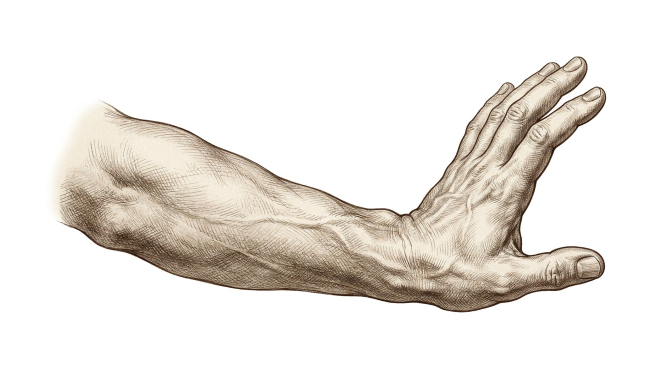
#> input picture sisyphus/src/hand_push.jpg, 1344 x 756 px (shown at 1/2 size)
$ python prep_12.py
#> lines starting #> are read from the running program, lines starting #| are printed output that depends on the picture; after the words box and inside, x2 and y2 are one past the last pixel; in counts of white or black regions, pixels touching at a corner belong together
### sisyphus/basira_engine.py
"""basira_engine.py - torn-paper stop-motion engine for بصيرة videos."""
import os, math, functools
import numpy as np
from PIL import Image, ImageDraw, ImageFont, ImageFilter, ImageEnhance
from scipy import ndimage

W, H, FPS = 1920, 1080, 12
NAVY = (24, 34, 54)
CREAM = (244, 236, 220)
INK = (22, 30, 48)
BRICK = (178, 62, 42)
GOLD = (214, 168, 72)
ROOT = "."
FONT = None

def setup(root, font):
#> called with root = 'proj', font = 'font/ReemKufi-Bold.ttf'
    global ROOT, FONT
    ROOT, FONT = root, font
    for d in ("cut", "bg", "frames"):
        os.makedirs(os.path.join(ROOT, d), exist_ok=True)

# ------------------------------------------------------------------ cut-outs
def cutout(name, src, border=10, seed=7, min_hole=2500, hole_margin=None):
    """White-background illustration -> transparent PNG with a rough cream paper border.
    Big white gaps (between two figures, inside an arm) stay see-through instead of turning white/cream."""
#> called with name = 'hand_push', src = 'src/hand_push.jpg', border = 10, seed = 7, min_hole = 2500
    rng = np.random.default_rng(seed)
    im = Image.open(src).convert("RGB")
#> im is the input picture: PIL image 1344x756 RGB; mean R, G, B 236.2, 231.9, 226.7
    a = np.asarray(im).astype(np.int16)
    white = (a.min(axis=2) > 228) & ((a.max(axis=2) - a.min(axis=2)) < 30)
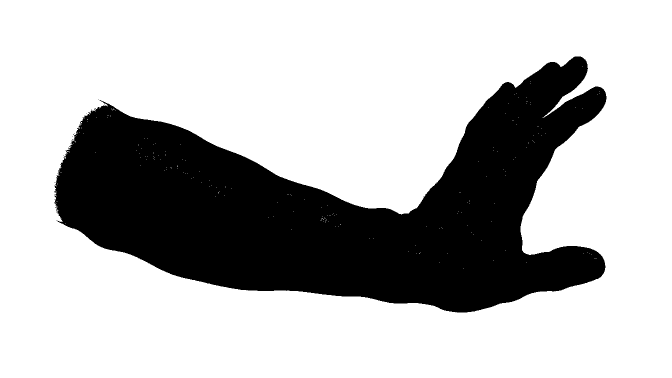
#> white: shape (756, 1344) bool (shown at 1/2 size); 72.3% white; 16 black regions (15 under 20 px), largest, box (x1, y1, x2, y2) and area: (108, 113, 1213, 625) 281730
    lab, _ = ndimage.label(white)
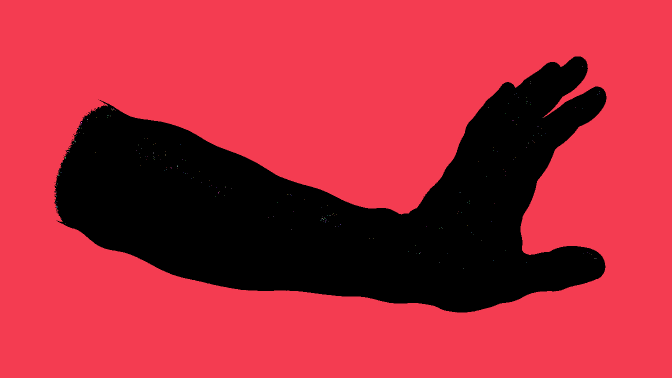
#> lab: shape (756, 1344) int32 (shown at 1/2 size); 239 distinct labels, from 0 to 238; one colour per label, 0 black
    edge = set(np.unique(np.concatenate([lab[0], lab[-1], lab[:, 0], lab[:, -1]]))) - {0}
#> edge = 1 item
    wsz = ndimage.sum(white, lab, range(1, lab.max() + 1))
#> wsz = 238 values, max 734032 at index 0, min 1 at index 1, mean 3085.4
    big_holes = set(np.where(wsz > min_hole)[0] + 1) - edge
#> big_holes = 0 items
    bg = np.isin(lab, list(edge | big_holes))
#> bg: shape (756, 1344) bool; 72.2% white; 16 black regions (15 under 20 px), largest, box (x1, y1, x2, y2) and area: (108, 113, 1213, 625) 282014
    fg = ~bg
    fg = ndimage.binary_opening(fg, iterations=1)
#> fg: shape (756, 1344) bool; 27.7% white; 1 white region, box (x1, y1, x2, y2) and area: (109, 113, 1213, 625) 281894
    lab2, n2 = ndimage.label(fg)
#> n2 = 1
    if n2:
        sizes = ndimage.sum(fg, lab2, range(1, n2 + 1))
#> sizes = [281894]
        fg = np.isin(lab2, np.where(sizes > 400)[0] + 1)
    fg = ndimage.binary_fill_holes(ndimage.binary_closing(fg, iterations=6)) & ~ndimage.binary_erosion(bg, iterations=8)
#> fg: shape (756, 1344) bool; 27.8% white; 1 white region, box (x1, y1, x2, y2) and area: (109, 113, 1213, 625) 282221
    dist = ndimage.distance_transform_edt(~fg)
    n1 = ndimage.gaussian_filter(rng.standard_normal(fg.shape), 6); n1 /= np.abs(n1).max() + 1e-6
    n2_ = ndimage.gaussian_filter(rng.standard_normal(fg.shape), 1.2); n2_ /= np.abs(n2_).max() + 1e-6
    paper = ndimage.binary_fill_holes(dist <= border + 5 * n1 + 2 * n2_)
#> paper: shape (756, 1344) bool; 31% white; 1 white region, box (x1, y1, x2, y2) and area: (98, 104, 1223, 634) 315242
    if hole_margin is None:
        paper &= ~ndimage.binary_erosion(bg, iterations=border + 6)   # keep real gaps see-through
#> paper: shape (756, 1344) bool; 31% white; 1 white region, box (x1, y1, x2, y2) and area: (98, 104, 1223, 634) 315231
    else:   # small gaps (inside chain links): only a thin rim of paper around them
        edge_bg = np.isin(lab, list(edge))
        paper &= ~ndimage.binary_erosion(edge_bg, iterations=border + 6)
        holes = bg & ~edge_bg
        paper &= ~ndimage.binary_erosion(holes, iterations=hole_margin)
        fg &= ~ndimage.binary_erosion(holes, iterations=hole_margin)
    rgba = np.zeros(fg.shape + (4,), np.uint8)
    rgba[paper, :3] = CREAM; rgba[paper, 3] = 255
    rgba[fg, :3] = np.asarray(im)[fg]
    ys, xs = np.where(paper)
    y0, y1 = max(ys.min() - 30, 0), ys.max() + 30
#> y0 = 74; y1 = 663
    x0, x1 = max(xs.min() - 30, 0), xs.max() + 30
#> x0 = 68; x1 = 1252
    Image.fromarray(rgba[y0:y1, x0:x1], "RGBA").save(os.path.join(ROOT, "cut", name + ".png"))

def cutout_all(mapping, **kw):
    for k, v in mapping.items():
        cutout(k, v, **kw)

@functools.lru_cache(None)
def load(name):
    return Image.open(os.path.join(ROOT, "cut", name + ".png")).convert("RGBA")

# [32 lines left out: functions scaled, pieces, piece_h, match_orange, not called in this run]

# ------------------------------------------------------------------ textures
_rng = np.random.default_rng(3)
def _texture():
    h, w = H + 200, W + 200
    low = ndimage.gaussian_filter(_rng.standard_normal((h, w)), 40); low /= np.abs(low).max()
    mid = ndimage.gaussian_filter(_rng.standard_normal((h, w)), 3); mid /= np.abs(mid).max()
    fib = np.zeros((h, w))
    for _ in range(900):
        x, y = _rng.integers(0, w), _rng.integers(0, h)
        L = _rng.integers(10, 40); ang = _rng.uniform(0, math.pi)
        for t in range(L):
            xx, yy = int(x + t * math.cos(ang)), int(y + t * math.sin(ang))
            if 0 <= xx < w and 0 <= yy < h: fib[yy, xx] = 1
    return low * 10 + mid * 5 + ndimage.gaussian_filter(fib, 0.7) * 14
TEX = _texture()
_yy, _xx = np.mgrid[0:H, 0:W]
VIG = (1 - 0.38 * (((_xx - W / 2) / (W / 2)) ** 2 + ((_yy - H / 2) / (H / 2)) ** 2) ** 1.2)[..., None]

# [31 lines left out: functions paper_bg, bg_img, image_bg, not called in this run]

# ------------------------------------------------------------------ placing things
def jit(f, seed, px=2.5, deg=0.6):
    r = np.random.default_rng(seed * 7919 + f)
    return r.normal(0, px), r.normal(0, px), r.normal(0, deg)

# [31 lines left out: functions step, safe, paste, walk_in, not called in this run]

def drop_in(canvas, name, h, t, t0, t1, x, y_to, f, seed=4):
    k = step(t, t0, t1)
    paste(canvas, scaled(name, h), x, -h + (y_to + h) * k, seed=seed, f=f)

# [55 lines left out: functions pivot_paste, confetti, water_bands, torn_poly, make_phone, glow_spot, not called in this run]

# ------------------------------------------------------------------ word-by-word labels
class Label:
    """Cream torn strip; words ink in at `times` (when the narrator says them); red_words in brick red."""
    def __init__(self, text, red_words=(), times=(0,), hide=1e9, x=W / 2, y=150, size=78):
        self.text, self.red, self.times, self.hide, self.x, self.y, self.size = text, tuple(red_words), list(times), hide, x, y, size

# [105 lines left out: functions _strip, draw_labels, tear_mask, tear, drain, bolt_layer and 2 more, not called in this run]

def in_any(t, intervals):
    return any(a <= t < b for a, b in intervals)

# ------------------------------------------------------------------ render loop
class Scene:
    """t0..t1 in video seconds. draw(t, f, canvas). bg: None (draw your own) or an RGB colour for paper_bg."""
    def __init__(self, t0, t1, draw, bg=NAVY, dark=0.0, rip=True):
        self.t0, self.t1, self.draw, self.bg, self.dark, self.rip = t0, t1, draw, bg, dark, rip

RIP = 0.5

def scene_canvas(s, t, f):
    c = paper_bg(f, s.bg, s.dark) if s.bg is not None else Image.new("RGBA", (W, H), (0, 0, 0, 255))
    s.draw(t, f, c); return c

# [16 lines left out: function frame, not called in this run]

def render(scenes, labels, dur, frames=None, post=None, out_dir=None):
    for f in (frames if frames is not None else range(int(round(dur * FPS)))):
        frame(f, scenes, labels, dur, post, out_dir)

# [17 lines left out: functions contact_sheet, encode, not called in this run]

### sisyphus/prep_12.py
"""Part 12: cut out the pushing hand and the man with his head in his hands."""
import sys; sys.path.insert(0, ".")
import basira_engine as E
E.setup("proj", "font/ReemKufi-Bold.ttf")
E.cutout("hand_push", "src/hand_push.jpg", border=10)
E.cutout("man_head_hands", "src/man_head_hands.jpg", border=10, min_hole=150, hole_margin=3)
#> call 2 of cutout, with name = 'man_head_hands', src = 'src/man_head_hands.jpg', border = 10, seed = 7, min_hole = 150, hole_margin = 3
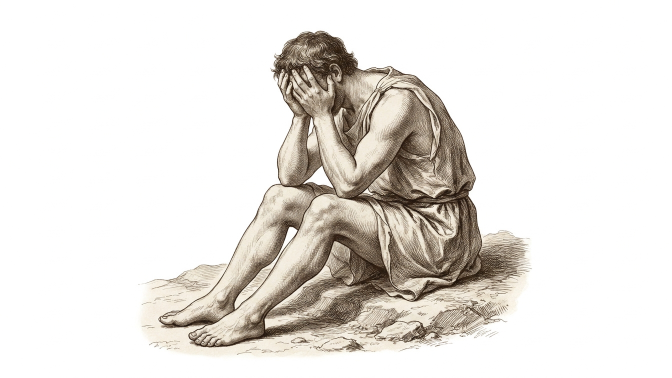
#> input picture sisyphus/src/man_head_hands.jpg, 1344 x 756 px (shown at 1/2 size)
#> in cutout, im is the input picture: PIL image 1344x756 RGB; mean R, G, B 230.8, 227.2, 222.6
#> in cutout (call 2), `white = (a.min(axis=2) > 228) & ((a.max(axis=2) - a.min(axis=2)) < 30)`: white: shape (756, 1344) bool; 72.5% white; 71 black regions (63 under 20 px), largest, box (x1, y1, x2, y2) and area: (283, 61, 1064, 713) 278819, (948, 657, 973, 677) 94, (962, 659, 982, 673) 53
#> in cutout (call 2), `lab, _ = ndimage.label(white)`:
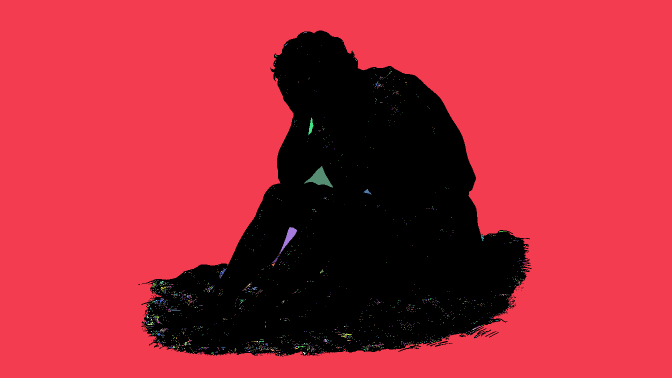
#> lab: shape (756, 1344) int32 (shown at 1/2 size); 1945 distinct labels, from 0 to 1944; one colour per label, 0 black
#> in cutout (call 2), `wsz = ndimage.sum(white, lab, range(1, lab.max() + 1))`: wsz = 1944 values, max 731067 at index 0, min 1 at index 2, mean 379
#> in cutout (call 2), `big_holes = set(np.where(wsz > min_hole)[0] + 1) - edge`: big_holes = 3 items
#> in cutout (call 2), `bg = np.isin(lab, list(edge | big_holes))`: bg: shape (756, 1344) bool; 72.1% white; 69 black regions (61 under 20 px), largest, box (x1, y1, x2, y2) and area: (283, 61, 1064, 713) 282792, (948, 657, 973, 677) 100, (962, 659, 982, 673) 56
#> in cutout (call 2), `fg = ndimage.binary_opening(fg, iterations=1)`: fg: shape (756, 1344) bool; 27.8% white; 19 white regions (12 under 20 px), largest, box (x1, y1, x2, y2) and area: (283, 61, 1057, 712) 282029, (963, 664, 973, 670) 29, (948, 670, 955, 677) 27
#> in cutout (call 2), `lab2, n2 = ndimage.label(fg)`:
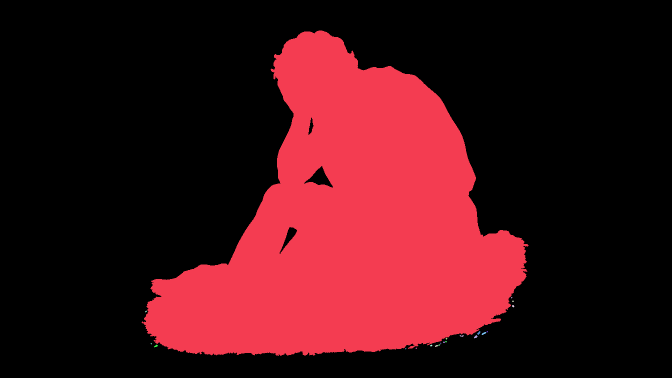
#> lab2: shape (756, 1344) int32 (shown at 1/2 size); 22 distinct labels, from 0 to 21; one colour per label, 0 black
#> in cutout (call 2), `lab2, n2 = ndimage.label(fg)`: n2 = 21
#> in cutout (call 2), `sizes = ndimage.sum(fg, lab2, range(1, n2 + 1))`: sizes = 21 values, max 282029 at index 0, min 5 at index 1, mean 13441.7
#> in cutout (call 2), `fg = np.isin(lab2, np.where(sizes > 400)[0] + 1)`: fg: shape (756, 1344) bool; 27.8% white; 1 white region, box (x1, y1, x2, y2) and area: (283, 61, 1057, 712) 282029
#> in cutout (call 2), `fg = ndimage.binary_fill_holes(ndimage.binary_closing(fg, iterations=6..`: fg: shape (756, 1344) bool; 28% white; 1 white region, box (x1, y1, x2, y2) and area: (283, 61, 1057, 712) 284259
#> in cutout (call 2), `paper = ndimage.binary_fill_holes(dist <= border + 5 * n1 + 2 * n2_)`: paper: shape (756, 1344) bool; 30.5% white; 1 white region, box (x1, y1, x2, y2) and area: (273, 50, 1067, 722) 309623
#> in cutout (call 2), `edge_bg = np.isin(lab, list(edge))`: edge_bg: shape (756, 1344) bool; 72% white; 69 black regions (61 under 20 px), largest, box (x1, y1, x2, y2) and area: (283, 61, 1064, 713) 284487, (948, 657, 973, 677) 100, (962, 659, 982, 673) 56
#> in cutout (call 2), `holes = bg & ~edge_bg`: holes: shape (756, 1344) bool; 0.17% white; 3 white regions, box (x1, y1, x2, y2) and area: (608, 332, 666, 375) 984, (559, 454, 594, 508) 540, (617, 235, 627, 270) 171
#> in cutout (call 2), `paper &= ~ndimage.binary_erosion(holes, iterations=hole_margin)`: paper: shape (756, 1344) bool; 30.4% white; 1 white region, box (x1, y1, x2, y2) and area: (273, 50, 1067, 722) 308765
#> in cutout (call 2), `fg &= ~ndimage.binary_erosion(holes, iterations=hole_margin)`:
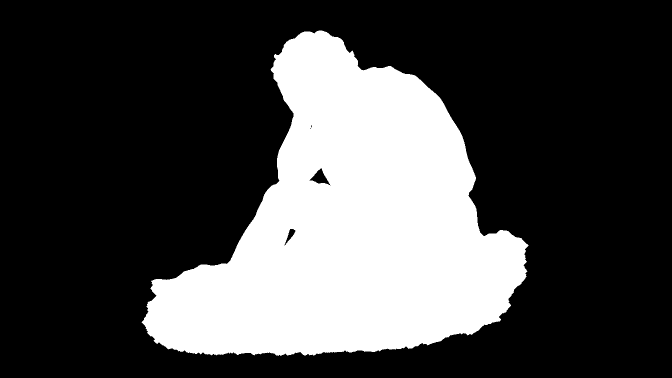
#> fg: shape (756, 1344) bool (shown at 1/2 size); 27.9% white; 1 white region, box (x1, y1, x2, y2) and area: (283, 61, 1057, 712) 283623
#> in cutout (call 2), `y0, y1 = max(ys.min() - 30, 0), ys.max() + 30`: y0 = 20; y1 = 751
#> in cutout (call 2), `x0, x1 = max(xs.min() - 30, 0), xs.max() + 30`: x0 = 243; x1 = 1096
#> in cutout (call 2), `Image.fromarray(rgba[y0:y1, x0:x1], "RGBA").save(os.path.join(ROOT, "c..`:
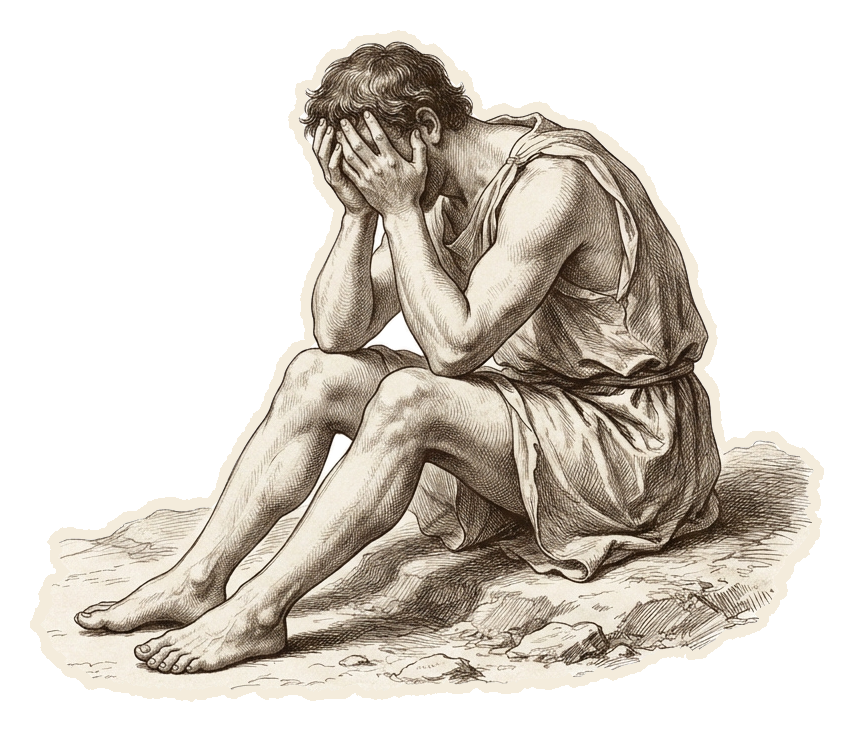
#> saved as man_head_hands.png: PIL image 853x731 RGBA; mean R, G, B, A 86.7, 80.5, 72.5, 126.3; transparent parts drawn white
